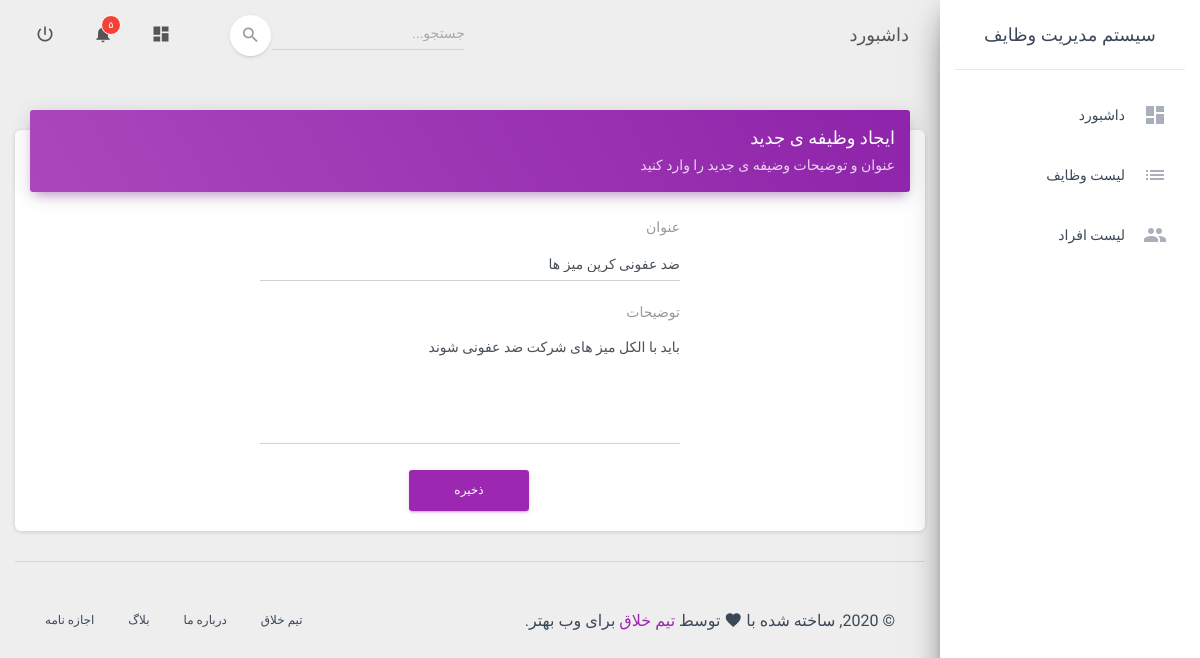
The page /app/tasks/1/edit on the database its author committed.
### app/models.py (models this page shows, shortened)
class tasks(models.Model):
    title = models.CharField(max_length=250)
    description = models.TextField()
    done = models.BooleanField(default=0)
    created_at = models.DateTimeField(auto_now_add=True , auto_now=False)
    updated_at = models.DateTimeField(auto_now=True,auto_now_add=False)
    assigned = models.ForeignKey(person,on_delete=models.SET_NULL , blank=True, null=True)

### app/views.py (the view, shortened to what this page needs)
# urls.py: path('tasks/<int:id>/edit' , views.edit_task , name='edit_task'),
def edit_task(request,id):
    task = get_object_or_404(models.tasks , id = id)
    if request.method == 'GET':
        contex = {'task':task}
        return render(request,'tasks/form.html',contex)

### app/templates/tasks/form.html (shortened to what this page needs)
{% extends "master.html" %}
{% block content %}
        <div class="card">
            <div class="card-header card-header-primary">
                <h4 class="card-title">ایجاد وظیفه ی جدید</h4>
                <p class="card-category">عنوان و توضیحات وضیفه ی جدید را وارد کنید</p>
            </div>
            <div class="card-body">
                <form method="POST">
                    <div class="row justify-content-center">
                        <div class="col-md-6">
                            <div class="form-group">
                                <label class="bmd-label-floating">عنوان</label>
                                <input type="text" class="form-control" required maxlength="250" name="title" value="{{ task.title }}">
                            </div>
                        </div>
                    </div>
                    <div class="row justify-content-center">
                        <div class="col-md-6">
                            <div class="form-group">
                                <div class="form-group">
                                    <label class="bmd-label-floating">توضیحات</label>
                                    <textarea class="form-control" rows="5" required name="description">{{ task.description }}</textarea>
                                </div>
                            </div>
                        </div>
                    </div>
                    <div class="row justify-content-center">
                        <div class="col-md-2">
                            <button type="submit" class="btn btn-primary btn-block">ذخیره</button>
                        </div>
                    </div>
                </form>
            </div>
        </div>
{% endblock content %}

### static/css/material-dashboard-rtl.css (style rules this page uses)
html[dir="rtl"] { text-align: right; direction: rtl; }
html[dir="rtl"] body { text-align: right; }
html[dir="rtl"] .card .card-body, html[dir="rtl"] .card .card-footer { direction: rtl; }

### app/templates/master.html (style rules this page uses)
body, h1, h2, h3, h4, h5, h6, .h1, .h2, .h3, .h4 { font-family: "Cairo"; }

### rows shown on the page
tasks: title "ضد عفونی کرپن میز ها", description "باید با الکل میز های شرکت ضد عفونی شوند"
